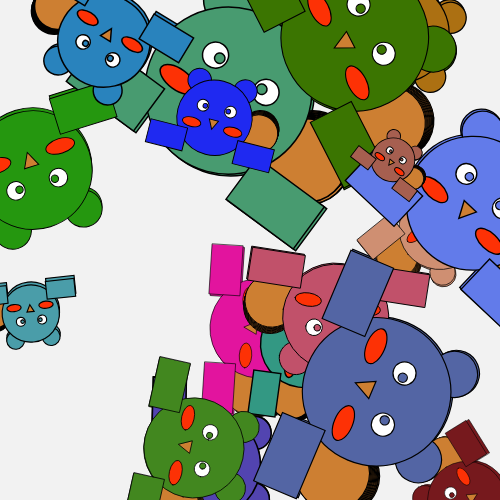
Frame 1 (no input)
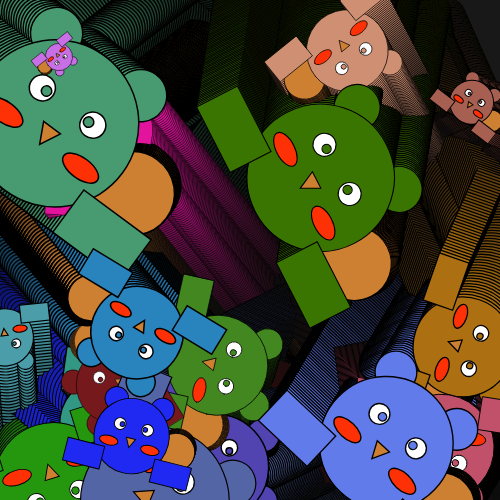
Frame 60 (no input)
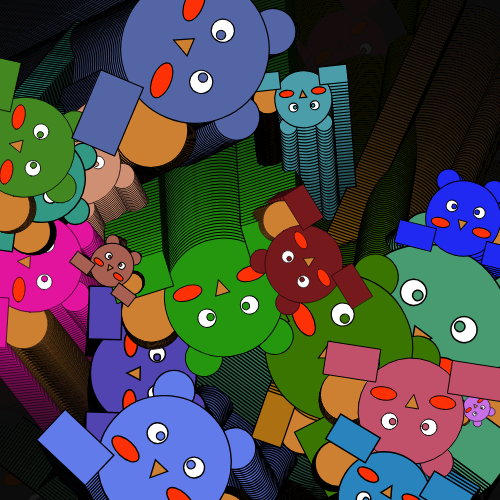
Frame 120 (the mouse pressed at the canvas centre since frame 60)

The p5.js sketch that drew these frames (run headless with seeded random() and noise() and a simulated clock; from frame 60 on, the mouse is pressed at the canvas centre):

// p5.js sketch
// ── sketch.js
let b1;
let lions;
let slowerMovement = false;
let isPastelActive = false;  
let jumpEffect = false; 

function setup() {
  createCanvas(500,500);
  background(20,10,20,3);
  fill(255);
  angleMode(DEGREES);

  lions = new Array(18);

  b1 = new oLion(color(255,random(255),0), 250,250,0,random(2),0 );
  for (let i = 0; i < lions.length; i++) {
    lions[i] = new oLion(color(random(255), random(255), random(255)), random(width), random(height), random(255), random(0.5, 1.5), 1);
  }
}

function draw() {
  background(10,23,20,10);

  for (let i = 0; i < lions.length; i++) {
    lions[i].displayLion();
    lions[i].updateLion();
  }
  for (let i = 0; i < lions.length; i++) {
    lions[i].displayLion();
    if (!slowerMovement) lions[i].updateLion();
  }
}

function randomPastelColor() {
  return color(random(200, 255), random(200, 255), random(200, 255));  // Lighter color range for pastel
}

function keyPressed() {
//   // for (let i = 0; i < lions.length; i++) {
//   //     lions[i].setNose(1); 
//   // }
  if (key === 's' || key === 'S') {
  slowerMovement = !slowerMovement;
  }
  if (key === 'r' || key === 'R') {  
    isPastelActive = !isPastelActive;  

    for (let i = 0; i < lions.length; i++) {
      if (isPastelActive) {
        lions[i].k = randomPastelColor();  
      } else {
        lions[i].k = color(random(255), random(255), random(255)); 
      } 
    }

    if (isPastelActive) {
      b1.k = randomPastelColor();  
    } else {
      b1.k = random(255);  
    }
  }
  if (key === 'm' || key === 'M') { 
    jumpEffect = !jumpEffect;
    if (jumpEffect) {
      for (let i = 0; i < lions.length; i++) {
        lions[i].sx = random(-5, 5);
        lions[i].sy = random(-5, 5);
      }
      b1.sx = random(-5, 5);
      b1.sy = random(-5, 5);
    } else {
      // Reset speed
      for (let i = 0; i < lions.length; i++) {
        lions[i].sx = random(-3, 3);
        lions[i].sy = random(-3, 3)
      }
      b1.sx = random(-3, 3);
      b1.sy = random(-3, 3);
    }
  }
}
function mousePressed() {
  // Reset each lion's position 
  for (let i = 0; i < lions.length; i++) {
    lions[i].lx = random(width);  
    lions[i].ly = random(height);
    lions[i].pastelColor = color(random(255), random(255), random(255));
  }
  b1.lx = random(width);  
  b1.ly = random(height);
  b1.pastelColor = randomPastelColor(); 
}




// ── oLion.js
class oLion {
    k;
    lx;
    ly;
    rot;
    sc;
    shownose;
    sx;
    sy;
    sizeFactor;

    constructor(lk, llx, lly, lrot, lsc, lsn, lsx, lsy) {
        this.k = color(random(255), random(0, 160, 160), random(255));
        this.lx = llx;
        this.ly = lly;
        this.rot = lrot;
        this.sc = lsc;
        this.shownose = lsn;
        this.sx = random(-3, 2);
        this.sy = random(-2, 3);
        this.sizeFactor = random(0.5, 2); 
    }

    displayLion(size = 100) { 
        push();
        translate(this.lx, this.ly);
        rotate(this.rot);
        scale(this.sc);
        this.mane(size * this.sizeFactor/2);
        this.ear(size * this.sizeFactor/2, this.k);
        this.head(size * this.sizeFactor/2, this.k);
        this.eye(size * this.sizeFactor/2, this.k);

        this.cutiecheek(size * this.sizeFactor/2);
        this.leg(size * this.sizeFactor/2, this.k);

        if (this.shownose == 1) {
            this.nose(size * this.sizeFactor/2); 
        }
        pop();
    }

    updateLion() {
        this.lx += this.sx;
        this.ly += this.sy;

        // if (this.lx < 1) this.lx = width;
        // if (this.ly < 2) this.ly = height;
        // if (this.lx > width) this.lx = 1;
        // if (this.ly > height) this.ly = 2;
        if (this.lx < 0 || this.lx > width) {
            this.sx *= -1; 
        }
        if (this.ly < 0 || this.ly > height) {
            this.sy *= -1; 
        }
        
    }

    mane(size) {
        push();
        fill(205, 127, 50);
        for (let i = 0; i < 360; i += 36) {
            let x = cos(radians(i)) * size;
            let y = sin(radians(i)) * size;
            ellipse(x, y, size * 0.8, size * 0.8);
        }
        pop();
    }

    ear(size,k) {
        push();
        fill(k);
        stroke(1);
        ellipse(size * 0.5, -size * 0.7, size * 0.5, size * 0.5);
        ellipse(-size * 0.5, -size * 0.7, size * 0.5, size * 0.5);
        pop();
    }

    head(size,k) {
        push();
        fill(k);
        stroke(1);
        ellipse(0, 0, size * 1.6, size * 1.6);
        pop();
    }

    eye(size, k) {
        push();
        fill(255);
        stroke(1);
        ellipse(-size * 0.3, -size * 0.2, size * 0.25, size * 0.25);
        ellipse(size * 0.3, -size * 0.2, size * 0.25, size * 0.25);
        fill(k);
        ellipse(-size * 0.25, -size * 0.2, size * 0.1, size * 0.1);
        ellipse(size * 0.25, -size * 0.2, size * 0.1, size * 0.1);
        pop();
    }

    nose(size) {
        push();
        fill(205, 127, 50);
        triangle(
            -size * 0.1, size * 0.05, 
            size * 0.1, size * 0.05, 
            0, size * 0.25
        );
        pop();
    }

    cutiecheek(size) {
        push();
        fill(253, 49, 5);
        ellipse(size * 0.45, size * 0.2, size * 0.4, size * 0.2);
        ellipse(-size * 0.45, size * 0.2, size * 0.4, size * 0.2);
        pop();
    }

    leg(size,k) {
        push();
        fill(k);
        stroke(1);
        rect(size * 0.6, size * 0.35, size * 0.8, size * 0.5);
        rect(-size * 1.3, size * 0.35, size * 0.8, size * 0.5);
        pop();
    }
}
